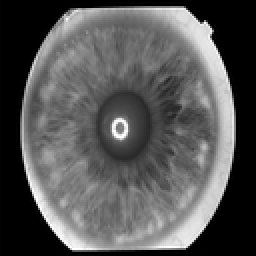
%> input picture encryption/Digital-image-watermarking-using-DWT-and-chaotic-maps/watermarked_image.png, 128 x 128 px, shrunk from 1024 x 1024 before the run (shown 2 times larger)
$ octave --eval "result = encrypt;"   (GNU Octave 9; MATLAB toolbox functions it lacks are replaced by stand-ins)
%> lines starting %> are read from the running program, lines starting %| are printed output that depends on the picture
### encryption/Digital-image-watermarking-using-DWT-and-chaotic-maps/generateKeys.m
function [lfsrKey, chaoticKey] = generateKeys(chSeed, mu, lfSeed, m, n, ~)
disp('making Encryption Keys ... this may take some time');
disp('progress :      ');

totalSteps = m*n;
thisStep = 0;
progressStep = 0.01*totalSteps;

lfPrev = lfSeed;
chPrev = chSeed;

lfsrKey = uint8(zeros(m, n));
chaoticKey = uint8(zeros(m, n));

for i=1:m
    for j=1:n

            %Chaotic Sequence
            chPrev = mu * chPrev * (1-chPrev);
            chaoticKey(i, j) = 255 * chPrev;

            %LFSR Sequence
            tmpBit = num2str(xor(str2double(lfPrev(1)), xor(str2double(lfPrev(5)), xor(str2double(lfPrev(6)), str2double(lfPrev(7))))));
            lfPrev = strcat(lfPrev(2:8), tmpBit);
            lfsrKey (i, j) = bin2dec(lfPrev);

            % display the Progress made
            if mod(thisStep, progressStep) == 0
                fprintf("\b\b\b\b\b\b\b %05.2f%%",(thisStep*100 / totalSteps));
            end
            thisStep = thisStep + 1;

    end
end

end

### encryption/Digital-image-watermarking-using-DWT-and-chaotic-maps/encrypt.m
function encrypted_image = encrypt()

clc;
clear all;
close all;

img = imread('F:\encryption\Digital-image-watermarking-using-DWT-and-chaotic-maps\watermarked_image.png');
%> img is the input picture: size 128x128 uint8; min 0, max 255, mean 86.6

%img = rgb2gray(img);
[m, n, o] = size(img);
%> m = 128; n = 128; o = 1

% initial values
mu = 3.985;
chSeed = 0.85986;
lfSeed = '11001011';
%-------------------

[lfKey, chKey] = generateKeys(chSeed, mu, lfSeed, m, n, o);
%> after the loop in generateKeys, `for i=1:m`:
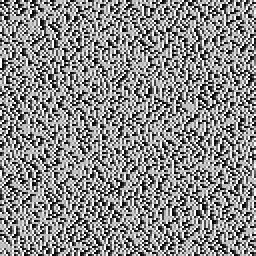
%> chaoticKey: size 128x128 uint8 (shown 2 times larger); min 4, max 254, mean 139
%> after the loop in generateKeys, `for i=1:m`:
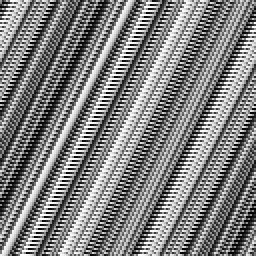
%> lfsrKey: size 128x128 uint8 (shown 2 times larger); min 1, max 255, mean 128.1
fprintf('\nEncrypting Image ...\n');

% making a combination of keys for more Security
%> (the run ends here)
